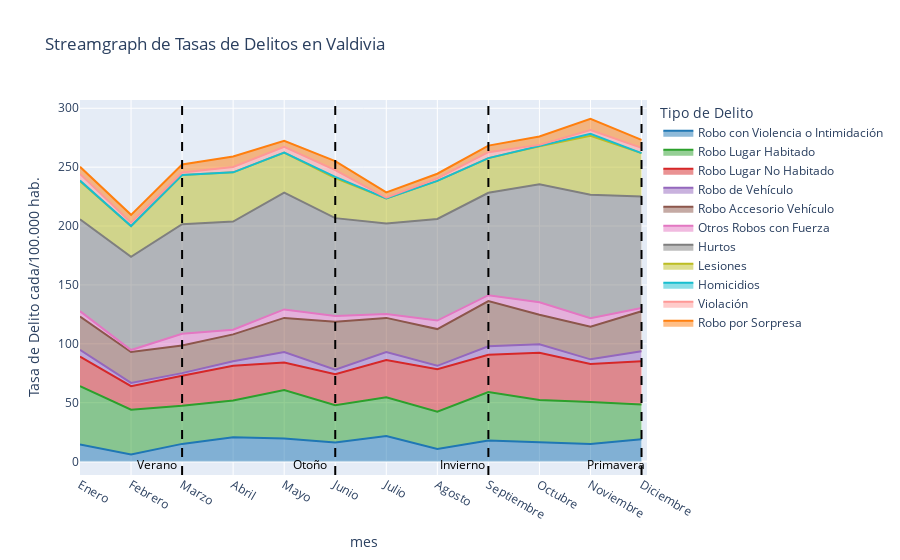
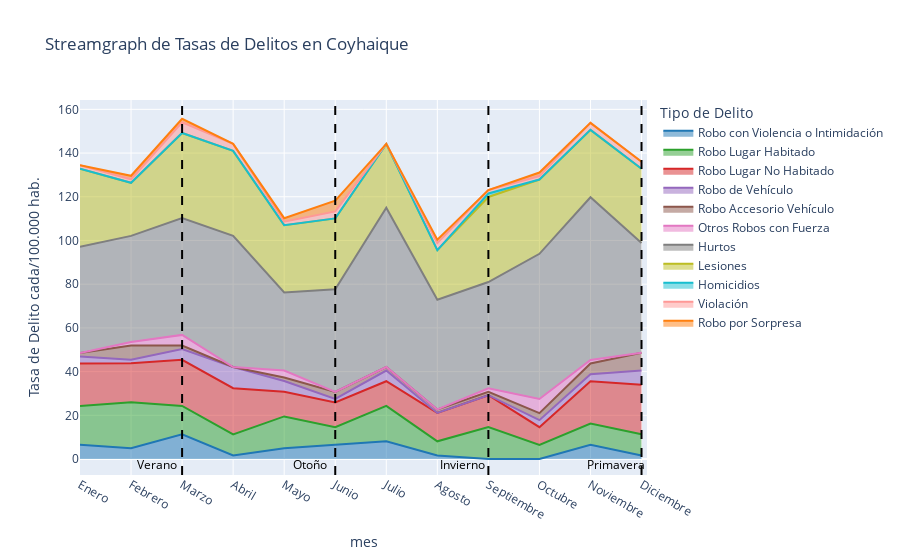

Notebook source saved alongside these figures, in order:
### Code cell
# Cargar datos desde el archivo Excel
df_stream = df2.sort_values("mes")
df_stream2 = df1.sort_values("mes")

levantarStream2(df_stream, orden_meses, "Valdivia", colores_delitos)
levantarStream2(df_stream2, orden_meses, "Coyhaique", colores_delitos)

### Figure 1 — Plotly figure (JSON) as saved in the notebook; plotly's stock layout.template omitted (floating-point values rounded to 4 significant figures)
{"data": [{"fillpattern": {"shape": ""}, "hovertemplate": "Tipo de Delito=Robo con Violencia o Intimidación<br>mes=%{x}<br>Tasa de Delito cada/100.000 hab.=%{y}<extra></extra>", "legendgroup": "Robo con Violencia o Intimidación", "line": {"color": "#1f77b4"}, "marker": {"symbol": "circle"}, "mode": "lines", "name": "Robo con Violencia o Intimidación", "orientation": "v", "showlegend": true, "stackgroup": "1", "type": "scatter", "x": ["Abril", "Agosto", "Diciembre", "Enero", "Febrero", "Julio", "Junio", "Marzo", "Mayo", "Noviembre", "Octubre", "Septiembre"], "xaxis": "x", "y": [20.6, 10.6, 18.9, 14.5, 6.1, 21.7, 16.2, 15, 19.5, 15, 16.7, 17.8], "yaxis": "y"}, {"fillpattern": {"shape": ""}, "hovertemplate": "Tipo de Delito=Robo Lugar Habitado<br>mes=%{x}<br>Tasa de Delito cada/100.000 hab.=%{y}<extra></extra>", "legendgroup": "Robo Lugar Habitado", "line": {"color": "#2ca02c"}, "marker": {"symbol": "circle"}, "mode": "lines", "name": "Robo Lugar Habitado", "orientation": "v", "showlegend": true, "stackgroup": "1", "type": "scatter", "x": ["Abril", "Agosto", "Diciembre", "Enero", "Febrero", "Julio", "Junio", "Marzo", "Mayo", "Noviembre", "Octubre", "Septiembre"], "xaxis": "x", "y": [31.2, 31.7, 29.5, 49.6, 37.9, 32.9, 31.7, 32.3, 41.2, 35.6, 35.6, 41.2], "yaxis": "y"}, {"fillpattern": {"shape": ""}, "hovertemplate": "Tipo de Delito=Robo Lugar No Habitado<br>mes=%{x}<br>Tasa de Delito cada/100.000 hab.=%{y}<extra></extra>", "legendgroup": "Robo Lugar No Habitado", "line": {"color": "#d62728"}, "marker": {"symbol": "circle"}, "mode": "lines", "name": "Robo Lugar No Habitado", "orientation": "v", "showlegend": true, "stackgroup": "1", "type": "scatter", "x": ["Abril", "Agosto", "Diciembre", "Enero", "Febrero", "Julio", "Junio", "Marzo", "Mayo", "Noviembre", "Octubre", "Septiembre"], "xaxis": "x", "y": [29.5, 36.2, 36.8, 25.1, 20, 31.7, 26.2, 25.6, 23.4, 32.3, 40.1, 31.7], "yaxis": "y"}, {"fillpattern": {"shape": ""}, "hovertemplate": "Tipo de Delito=Robo de Vehículo<br>mes=%{x}<br>Tasa de Delito cada/100.000 hab.=%{y}<extra></extra>", "legendgroup": "Robo de Vehículo", "line": {"color": "#9467bd"}, "marker": {"symbol": "circle"}, "mode": "lines", "name": "Robo de Vehículo", "orientation": "v", "showlegend": true, "stackgroup": "1", "type": "scatter", "x": ["Abril", "Agosto", "Diciembre", "Enero", "Febrero", "Julio", "Junio", "Marzo", "Mayo", "Noviembre", "Octubre", "Septiembre"], "xaxis": "x", "y": [3.9, 2.8, 8.4, 5.6, 2.8, 6.7, 3.9, 2.2, 8.9, 3.9, 7.2, 7.2], "yaxis": "y"}, {"fillpattern": {"shape": ""}, "hovertemplate": "Tipo de Delito=Robo Accesorio Vehículo<br>mes=%{x}<br>Tasa de Delito cada/100.000 hab.=%{y}<extra></extra>", "legendgroup": "Robo Accesorio Vehículo", "line": {"color": "#8c564b"}, "marker": {"symbol": "circle"}, "mode": "lines", "name": "Robo Accesorio Vehículo", "orientation": "v", "showlegend": true, "stackgroup": "1", "type": "scatter", "x": ["Abril", "Agosto", "Diciembre", "Enero", "Febrero", "Julio", "Junio", "Marzo", "Mayo", "Noviembre", "Octubre", "Septiembre"], "xaxis": "x", "y": [22.8, 31.2, 34, 28.4, 26.2, 29, 40.7, 23.4, 29, 27.8, 25.1, 38.4], "yaxis": "y"}, {"fillpattern": {"shape": ""}, "hovertemplate": "Tipo de Delito=Otros Robos con Fuerza<br>mes=%{x}<br>Tasa de Delito cada/100.000 hab.=%{y}<extra></extra>", "legendgroup": "Otros Robos con Fuerza", "line": {"color": "#e377c2"}, "marker": {"symbol": "circle"}, "mode": "lines", "name": "Otros Robos con Fuerza", "orientation": "v", "showlegend": true, "stackgroup": "1", "type": "scatter", "x": ["Abril", "Agosto", "Diciembre", "Enero", "Febrero", "Julio", "Junio", "Marzo", "Mayo", "Noviembre", "Octubre", "Septiembre"], "xaxis": "x", "y": [3.9, 7.2, 2.8, 4.5, 1.7, 3.3, 5, 10, 7.2, 7.2, 10.6, 5], "yaxis": "y"}, {"fillpattern": {"shape": ""}, "hovertemplate": "Tipo de Delito=Hurtos<br>mes=%{x}<br>Tasa de Delito cada/100.000 hab.=%{y}<extra></extra>", "legendgroup": "Hurtos", "line": {"color": "#7f7f7f"}, "marker": {"symbol": "circle"}, "mode": "lines", "name": "Hurtos", "orientation": "v", "showlegend": true, "stackgroup": "1", "type": "scatter", "x": ["Abril", "Agosto", "Diciembre", "Enero", "Febrero", "Julio", "Junio", "Marzo", "Mayo", "Noviembre", "Octubre", "Septiembre"], "xaxis": "x", "y": [91.9, 86.3, 94.7, 78, 79.1, 76.9, 83, 93, 99.1, 104.7, 100.2, 86.9], "yaxis": "y"}, {"fillpattern": {"shape": ""}, "hovertemplate": "Tipo de Delito=Lesiones<br>mes=%{x}<br>Tasa de Delito cada/100.000 hab.=%{y}<extra></extra>", "legendgroup": "Lesiones", "line": {"color": "#bcbd22"}, "marker": {"symbol": "circle"}, "mode": "lines", "name": "Lesiones", "orientation": "v", "showlegend": true, "stackgroup": "1", "type": "scatter", "x": ["Abril", "Agosto", "Diciembre", "Enero", "Febrero", "Julio", "Junio", "Marzo", "Mayo", "Noviembre", "Octubre", "Septiembre"], "xaxis": "x", "y": [41.8, 32.3, 36.8, 32.3, 26.2, 21.2, 34, 41.8, 34, 50.1, 32.3, 29.5], "yaxis": "y"}, {"fillpattern": {"shape": ""}, "hovertemplate": "Tipo de Delito=Homicidios<br>mes=%{x}<br>Tasa de Delito cada/100.000 hab.=%{y}<extra></extra>", "legendgroup": "Homicidios", "line": {"color": "#17becf"}, "marker": {"symbol": "circle"}, "mode": "lines", "name": "Homicidios", "orientation": "v", "showlegend": true, "stackgroup": "1", "type": "scatter", "x": ["Abril", "Agosto", "Diciembre", "Enero", "Febrero", "Julio", "Junio", "Marzo", "Mayo", "Noviembre", "Octubre", "Septiembre"], "xaxis": "x", "y": [0, 0, 0, 0.6, 0, 0, 1.1, 0, 0, 1.7, 0, 0], "yaxis": "y"}, {"fillpattern": {"shape": ""}, "hovertemplate": "Tipo de Delito=Violación<br>mes=%{x}<br>Tasa de Delito cada/100.000 hab.=%{y}<extra></extra>", "legendgroup": "Violación", "line": {"color": "#ff9896"}, "marker": {"symbol": "circle"}, "mode": "lines", "name": "Violación", "orientation": "v", "showlegend": true, "stackgroup": "1", "type": "scatter", "x": ["Abril", "Agosto", "Diciembre", "Enero", "Febrero", "Julio", "Junio", "Marzo", "Mayo", "Noviembre", "Octubre", "Septiembre"], "xaxis": "x", "y": [4.5, 2.2, 4.5, 5.6, 2.8, 0.6, 5.6, 2.2, 5, 3.3, 1.1, 5], "yaxis": "y"}, {"fillpattern": {"shape": ""}, "hovertemplate": "Tipo de Delito=Robo por Sorpresa<br>mes=%{x}<br>Tasa de Delito cada/100.000 hab.=%{y}<extra></extra>", "legendgroup": "Robo por Sorpresa", "line": {"color": "#ff7f0e"}, "marker": {"symbol": "circle"}, "mode": "lines", "name": "Robo por Sorpresa", "orientation": "v", "showlegend": true, "stackgroup": "1", "type": "scatter", "x": ["Abril", "Agosto", "Diciembre", "Enero", "Febrero", "Julio", "Junio", "Marzo", "Mayo", "Noviembre", "Octubre", "Septiembre"], "xaxis": "x", "y": [8.9, 3.9, 6.7, 6.1, 6.7, 4.5, 7.8, 6.7, 5, 9.5, 7.2, 5.6], "yaxis": "y"}], "layout": {"annotations": [{"font": {"color": "black"}, "showarrow": false, "text": "Verano", "x": 1.5, "y": -2.5}, {"font": {"color": "black"}, "showarrow": false, "text": "Otoño", "x": 4.5, "y": -2.5}, {"font": {"color": "black"}, "showarrow": false, "text": "Invierno", "x": 7.5, "y": -2.5}, {"font": {"color": "black"}, "showarrow": false, "text": "Primavera", "x": 10.5, "y": -2.5}], "autosize": true, "legend": {"title": {"text": "Tipo de Delito"}, "tracegroupgap": 0}, "shapes": [{"line": {"color": "black", "dash": "dash", "width": 2}, "type": "line", "x0": "Marzo", "x1": "Marzo", "xref": "x", "y0": 0, "y1": 1, "yref": "paper"}, {"line": {"color": "black", "dash": "dash", "width": 2}, "type": "line", "x0": "Junio", "x1": "Junio", "xref": "x", "y0": 0, "y1": 1, "yref": "paper"}, {"line": {"color": "black", "dash": "dash", "width": 2}, "type": "line", "x0": "Septiembre", "x1": "Septiembre", "xref": "x", "y0": 0, "y1": 1, "yref": "paper"}, {"line": {"color": "black", "dash": "dash", "width": 2}, "type": "line", "x0": "Diciembre", "x1": "Diciembre", "xref": "x", "y0": 0, "y1": 1, "yref": "paper"}], "title": {"text": "Streamgraph de Tasas de Delitos en Valdivia"}, "xaxis": {"anchor": "y", "autorange": true, "categoryarray": ["Enero", "Febrero", "Marzo", "Abril", "Mayo", "Junio", "Julio", "Agosto", "Septiembre", "Octubre", "Noviembre", "Diciembre"], "categoryorder": "array", "domain": [0, 1], "range": [0, 11.3], "title": {"text": "mes"}, "type": "category"}, "yaxis": {"anchor": "x", "autorange": true, "domain": [0, 1], "range": [-20.4, 307.5], "title": {"text": "Tasa de Delito cada/100.000 hab."}, "type": "linear"}}}

### Figure 2 — Plotly figure (JSON) as saved in the notebook; plotly's stock layout.template omitted (floating-point values rounded to 4 significant figures)
{"data": [{"fillpattern": {"shape": ""}, "hovertemplate": "Tipo de Delito=Robo con Violencia o Intimidación<br>mes=%{x}<br>Tasa de Delito cada/100.000 hab.=%{y}<extra></extra>", "legendgroup": "Robo con Violencia o Intimidación", "line": {"color": "#1f77b4"}, "marker": {"symbol": "circle"}, "mode": "lines", "name": "Robo con Violencia o Intimidación", "orientation": "v", "showlegend": true, "stackgroup": "1", "type": "scatter", "x": ["Abril", "Agosto", "Diciembre", "Enero", "Febrero", "Julio", "Junio", "Marzo", "Mayo", "Noviembre", "Octubre", "Septiembre"], "xaxis": "x", "y": [1.6, 1.6, 1.6, 6.5, 4.9, 8.1, 6.5, 11.3, 4.9, 6.5, 0, 0], "yaxis": "y"}, {"fillpattern": {"shape": ""}, "hovertemplate": "Tipo de Delito=Robo Lugar Habitado<br>mes=%{x}<br>Tasa de Delito cada/100.000 hab.=%{y}<extra></extra>", "legendgroup": "Robo Lugar Habitado", "line": {"color": "#2ca02c"}, "marker": {"symbol": "circle"}, "mode": "lines", "name": "Robo Lugar Habitado", "orientation": "v", "showlegend": true, "stackgroup": "1", "type": "scatter", "x": ["Abril", "Agosto", "Diciembre", "Enero", "Febrero", "Julio", "Junio", "Marzo", "Mayo", "Noviembre", "Octubre", "Septiembre"], "xaxis": "x", "y": [9.7, 6.5, 9.7, 17.8, 21.1, 16.2, 8.1, 13, 14.6, 9.7, 6.5, 14.6], "yaxis": "y"}, {"fillpattern": {"shape": ""}, "hovertemplate": "Tipo de Delito=Robo Lugar No Habitado<br>mes=%{x}<br>Tasa de Delito cada/100.000 hab.=%{y}<extra></extra>", "legendgroup": "Robo Lugar No Habitado", "line": {"color": "#d62728"}, "marker": {"symbol": "circle"}, "mode": "lines", "name": "Robo Lugar No Habitado", "orientation": "v", "showlegend": true, "stackgroup": "1", "type": "scatter", "x": ["Abril", "Agosto", "Diciembre", "Enero", "Febrero", "Julio", "Junio", "Marzo", "Mayo", "Noviembre", "Octubre", "Septiembre"], "xaxis": "x", "y": [21.1, 13, 22.7, 19.4, 17.8, 11.3, 11.3, 21.1, 11.3, 19.4, 8.1, 14.6], "yaxis": "y"}, {"fillpattern": {"shape": ""}, "hovertemplate": "Tipo de Delito=Robo de Vehículo<br>mes=%{x}<br>Tasa de Delito cada/100.000 hab.=%{y}<extra></extra>", "legendgroup": "Robo de Vehículo", "line": {"color": "#9467bd"}, "marker": {"symbol": "circle"}, "mode": "lines", "name": "Robo de Vehículo", "orientation": "v", "showlegend": true, "stackgroup": "1", "type": "scatter", "x": ["Abril", "Agosto", "Diciembre", "Enero", "Febrero", "Julio", "Junio", "Marzo", "Mayo", "Noviembre", "Octubre", "Septiembre"], "xaxis": "x", "y": [9.7, 0, 6.5, 3.2, 1.6, 4.9, 1.6, 4.9, 4.9, 3.2, 3.2, 0], "yaxis": "y"}, {"fillpattern": {"shape": ""}, "hovertemplate": "Tipo de Delito=Robo Accesorio Vehículo<br>mes=%{x}<br>Tasa de Delito cada/100.000 hab.=%{y}<extra></extra>", "legendgroup": "Robo Accesorio Vehículo", "line": {"color": "#8c564b"}, "marker": {"symbol": "circle"}, "mode": "lines", "name": "Robo Accesorio Vehículo", "orientation": "v", "showlegend": true, "stackgroup": "1", "type": "scatter", "x": ["Abril", "Agosto", "Diciembre", "Enero", "Febrero", "Julio", "Junio", "Marzo", "Mayo", "Noviembre", "Octubre", "Septiembre"], "xaxis": "x", "y": [0, 1.6, 8.1, 1.6, 6.5, 1.6, 3.2, 1.6, 1.6, 4.9, 3.2, 1.6], "yaxis": "y"}, {"fillpattern": {"shape": ""}, "hovertemplate": "Tipo de Delito=Otros Robos con Fuerza<br>mes=%{x}<br>Tasa de Delito cada/100.000 hab.=%{y}<extra></extra>", "legendgroup": "Otros Robos con Fuerza", "line": {"color": "#e377c2"}, "marker": {"symbol": "circle"}, "mode": "lines", "name": "Otros Robos con Fuerza", "orientation": "v", "showlegend": true, "stackgroup": "1", "type": "scatter", "x": ["Abril", "Agosto", "Diciembre", "Enero", "Febrero", "Julio", "Junio", "Marzo", "Mayo", "Noviembre", "Octubre", "Septiembre"], "xaxis": "x", "y": [0, 0, 0, 0, 1.6, 0, 0, 4.9, 3.2, 1.6, 6.5, 1.6], "yaxis": "y"}, {"fillpattern": {"shape": ""}, "hovertemplate": "Tipo de Delito=Hurtos<br>mes=%{x}<br>Tasa de Delito cada/100.000 hab.=%{y}<extra></extra>", "legendgroup": "Hurtos", "line": {"color": "#7f7f7f"}, "marker": {"symbol": "circle"}, "mode": "lines", "name": "Hurtos", "orientation": "v", "showlegend": true, "stackgroup": "1", "type": "scatter", "x": ["Abril", "Agosto", "Diciembre", "Enero", "Febrero", "Julio", "Junio", "Marzo", "Mayo", "Noviembre", "Octubre", "Septiembre"], "xaxis": "x", "y": [60, 50.2, 50.2, 48.6, 48.6, 72.9, 47, 53.5, 35.7, 74.5, 66.4, 48.6], "yaxis": "y"}, {"fillpattern": {"shape": ""}, "hovertemplate": "Tipo de Delito=Lesiones<br>mes=%{x}<br>Tasa de Delito cada/100.000 hab.=%{y}<extra></extra>", "legendgroup": "Lesiones", "line": {"color": "#bcbd22"}, "marker": {"symbol": "circle"}, "mode": "lines", "name": "Lesiones", "orientation": "v", "showlegend": true, "stackgroup": "1", "type": "scatter", "x": ["Abril", "Agosto", "Diciembre", "Enero", "Febrero", "Julio", "Junio", "Marzo", "Mayo", "Noviembre", "Octubre", "Septiembre"], "xaxis": "x", "y": [38.9, 22.7, 34, 35.7, 24.3, 29.2, 32.4, 38.9, 30.8, 30.8, 34, 38.9], "yaxis": "y"}, {"fillpattern": {"shape": ""}, "hovertemplate": "Tipo de Delito=Homicidios<br>mes=%{x}<br>Tasa de Delito cada/100.000 hab.=%{y}<extra></extra>", "legendgroup": "Homicidios", "line": {"color": "#17becf"}, "marker": {"symbol": "circle"}, "mode": "lines", "name": "Homicidios", "orientation": "v", "showlegend": true, "stackgroup": "1", "type": "scatter", "x": ["Abril", "Agosto", "Diciembre", "Enero", "Febrero", "Julio", "Junio", "Marzo", "Mayo", "Noviembre", "Octubre", "Septiembre"], "xaxis": "x", "y": [0, 0, 0, 0, 0, 0, 0, 0, 0, 0, 0, 1.6], "yaxis": "y"}, {"fillpattern": {"shape": ""}, "hovertemplate": "Tipo de Delito=Violación<br>mes=%{x}<br>Tasa de Delito cada/100.000 hab.=%{y}<extra></extra>", "legendgroup": "Violación", "line": {"color": "#ff9896"}, "marker": {"symbol": "circle"}, "mode": "lines", "name": "Violación", "orientation": "v", "showlegend": true, "stackgroup": "1", "type": "scatter", "x": ["Abril", "Agosto", "Diciembre", "Enero", "Febrero", "Julio", "Junio", "Marzo", "Mayo", "Noviembre", "Octubre", "Septiembre"], "xaxis": "x", "y": [3.2, 3.2, 3.2, 1.6, 1.6, 0, 3.2, 4.9, 1.6, 3.2, 1.6, 1.6], "yaxis": "y"}, {"fillpattern": {"shape": ""}, "hovertemplate": "Tipo de Delito=Robo por Sorpresa<br>mes=%{x}<br>Tasa de Delito cada/100.000 hab.=%{y}<extra></extra>", "legendgroup": "Robo por Sorpresa", "line": {"color": "#ff7f0e"}, "marker": {"symbol": "circle"}, "mode": "lines", "name": "Robo por Sorpresa", "orientation": "v", "showlegend": true, "stackgroup": "1", "type": "scatter", "x": ["Abril", "Agosto", "Diciembre", "Enero", "Febrero", "Julio", "Junio", "Marzo", "Mayo", "Noviembre", "Octubre", "Septiembre"], "xaxis": "x", "y": [0, 1.6, 0, 0, 1.6, 0, 4.9, 1.6, 1.6, 0, 1.6, 0], "yaxis": "y"}], "layout": {"annotations": [{"font": {"color": "black"}, "showarrow": false, "text": "Verano", "x": 1.5, "y": -2.5}, {"font": {"color": "black"}, "showarrow": false, "text": "Otoño", "x": 4.5, "y": -2.5}, {"font": {"color": "black"}, "showarrow": false, "text": "Invierno", "x": 7.5, "y": -2.5}, {"font": {"color": "black"}, "showarrow": false, "text": "Primavera", "x": 10.5, "y": -2.5}], "autosize": true, "legend": {"title": {"text": "Tipo de Delito"}, "tracegroupgap": 0}, "shapes": [{"line": {"color": "black", "dash": "dash", "width": 2}, "type": "line", "x0": "Marzo", "x1": "Marzo", "xref": "x", "y0": 0, "y1": 1, "yref": "paper"}, {"line": {"color": "black", "dash": "dash", "width": 2}, "type": "line", "x0": "Junio", "x1": "Junio", "xref": "x", "y0": 0, "y1": 1, "yref": "paper"}, {"line": {"color": "black", "dash": "dash", "width": 2}, "type": "line", "x0": "Septiembre", "x1": "Septiembre", "xref": "x", "y0": 0, "y1": 1, "yref": "paper"}, {"line": {"color": "black", "dash": "dash", "width": 2}, "type": "line", "x0": "Diciembre", "x1": "Diciembre", "xref": "x", "y0": 0, "y1": 1, "yref": "paper"}], "title": {"text": "Streamgraph de Tasas de Delitos en Coyhaique"}, "xaxis": {"anchor": "y", "autorange": true, "categoryarray": ["Enero", "Febrero", "Marzo", "Abril", "Mayo", "Junio", "Julio", "Agosto", "Septiembre", "Octubre", "Noviembre", "Diciembre"], "categoryorder": "array", "domain": [0, 1], "range": [0, 11.3], "title": {"text": "mes"}, "type": "category"}, "yaxis": {"anchor": "x", "autorange": true, "domain": [0, 1], "range": [-12.15, 164.5], "title": {"text": "Tasa de Delito cada/100.000 hab."}, "type": "linear"}}}
